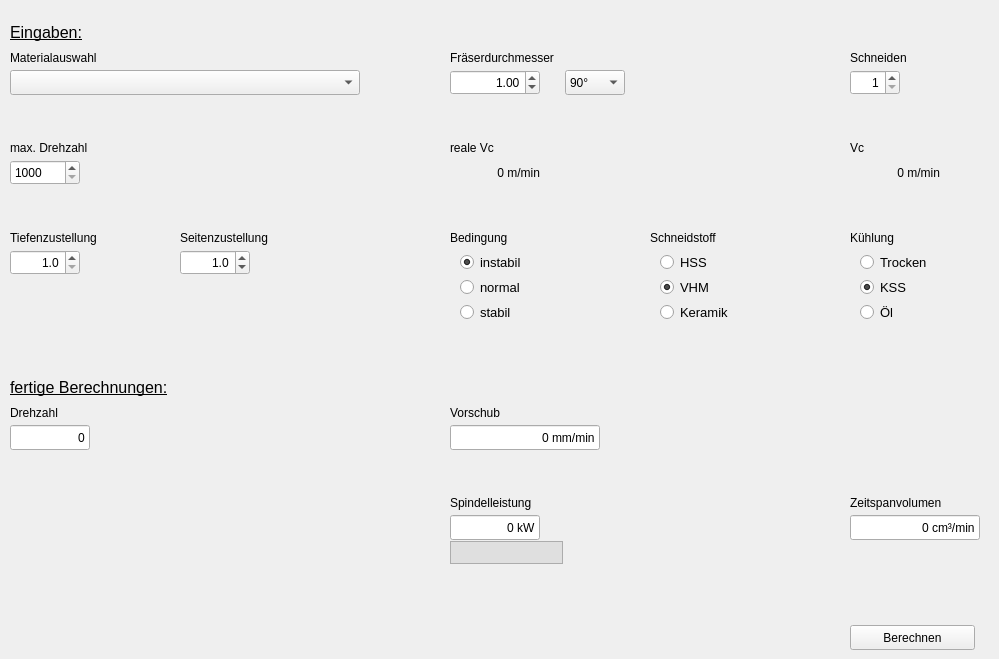
    <widget class="QWidget" name="tab_planfraesen">
     <attribute name="title">
      <string>Planfräsen</string>
     </attribute>
     <widget class="QLineEdit" name="PcOutPlan">
      <property name="geometry">
       <rect>
        <x>450</x>
        <y>515</y>
        <width>90</width>
        <height>25</height>
       </rect>
      </property>
      <property name="text">
       <string>0 kW</string>
      </property>
      <property name="alignment">
       <set>Qt::AlignRight|Qt::AlignTrailing|Qt::AlignVCenter</set>
      </property>
      <property name="readOnly">
       <bool>true</bool>
      </property>
     </widget>
     <widget class="QSpinBox" name="MaxDrehzahlAuswahlPlan">
      <property name="geometry">
       <rect>
        <x>10</x>
        <y>160</y>
        <width>70</width>
        <height>25</height>
       </rect>
      </property>
      <property name="minimum">
       <number>1000</number>
      </property>
      <property name="maximum">
       <number>64000</number>
      </property>
      <property name="value">
       <number>1000</number>
      </property>
     </widget>
     <widget class="QLabel" name="label_70">
      <property name="geometry">
       <rect>
        <x>450</x>
        <y>45</y>
        <width>150</width>
        <height>25</height>
       </rect>
      </property>
      <property name="text">
       <string>Fräserdurchmesser</string>
      </property>
     </widget>
     <widget class="QLabel" name="label_71">
      <property name="geometry">
       <rect>
        <x>850</x>
        <y>135</y>
        <width>50</width>
        <height>25</height>
       </rect>
      </property>
      <property name="text">
       <string>Vc</string>
      </property>
     </widget>
     <widget class="QLineEdit" name="VorschubOutPlan">
      <property name="geometry">
       <rect>
        <x>450</x>
        <y>425</y>
        <width>150</width>
        <height>25</height>
       </rect>
      </property>
      <property name="text">
       <string>0 mm/min</string>
      </property>
      <property name="alignment">
       <set>Qt::AlignRight|Qt::AlignTrailing|Qt::AlignVCenter</set>
      </property>
      <property name="readOnly">
       <bool>true</bool>
      </property>
     </widget>
     <widget class="QPushButton" name="BtnCalcPlan">
      <property name="geometry">
       <rect>
        <x>850</x>
        <y>625</y>
        <width>125</width>
        <height>25</height>
       </rect>
      </property>
      <property name="text">
       <string>Berechnen</string>
      </property>
      <property name="checkable">
       <bool>false</bool>
      </property>
      <property name="checked">
       <bool>false</bool>
      </property>
     </widget>
     <widget class="QGroupBox" name="groupBox_5">
      <property name="geometry">
       <rect>
        <x>850</x>
        <y>250</y>
        <width>120</width>
        <height>80</height>
       </rect>
      </property>
      <property name="autoFillBackground">
       <bool>false</bool>
      </property>
      <property name="styleSheet">
       <string notr="true">border: none</string>
      </property>
      <property name="title">
       <string/>
      </property>
      <widget class="QRadioButton" name="TrockenPlan">
       <property name="geometry">
        <rect>
         <x>10</x>
         <y>0</y>
         <width>90</width>
         <height>25</height>
        </rect>
       </property>
       <property name="font">
        <font>
         <family>Arial</family>
         <pointsize>10</pointsize>
        </font>
       </property>
       <property name="text">
        <string>Trocken</string>
       </property>
       <property name="checked">
        <bool>false</bool>
       </property>
      </widget>
      <widget class="QRadioButton" name="KssPlan">
       <property name="geometry">
        <rect>
         <x>10</x>
         <y>25</y>
         <width>90</width>
         <height>25</height>
        </rect>
       </property>
       <property name="font">
        <font>
         <family>Arial</family>
         <pointsize>10</pointsize>
        </font>
       </property>
       <property name="text">
        <string>KSS</string>
       </property>
       <property name="checked">
        <bool>true</bool>
       </property>
      </widget>
      <widget class="QRadioButton" name="OilPlan">
       <property name="geometry">
        <rect>
         <x>10</x>
         <y>50</y>
         <width>90</width>
         <height>25</height>
        </rect>
       </property>
       <property name="font">
        <font>
         <family>Arial</family>
         <pointsize>10</pointsize>
        </font>
       </property>
       <property name="text">
        <string>Öl</string>
       </property>
      </widget>
     </widget>
     <widget class="QLabel" name="label_73">
      <property name="geometry">
       <rect>
        <x>450</x>
        <y>400</y>
        <width>100</width>
        <height>25</height>
       </rect>
      </property>
      <property name="text">
       <string>Vorschub</string>
      </property>
     </widget>
     <widget class="QLabel" name="label_74">
      <property name="geometry">
       <rect>
        <x>10</x>
        <y>45</y>
        <width>150</width>
        <height>25</height>
       </rect>
      </property>
      <property name="text">
       <string>Materialauswahl</string>
      </property>
     </widget>
     <widget class="QLabel" name="label_75">
      <property name="geometry">
       <rect>
        <x>650</x>
        <y>225</y>
        <width>100</width>
        <height>25</height>
       </rect>
      </property>
      <property name="text">
       <string>Schneidstoff</string>
      </property>
     </widget>
     <widget class="QComboBox" name="MaterialAuswahlPlan">
      <property name="geometry">
       <rect>
        <x>10</x>
        <y>70</y>
        <width>350</width>
        <height>25</height>
       </rect>
      </property>
      <property name="maxVisibleItems">
       <number>25</number>
      </property>
     </widget>
     <widget class="QLabel" name="label_77">
      <property name="geometry">
       <rect>
        <x>850</x>
        <y>490</y>
        <width>140</width>
        <height>25</height>
       </rect>
      </property>
      <property name="text">
       <string>Zeitspanvolumen</string>
      </property>
     </widget>
     <widget class="QGroupBox" name="groupBox_6">
      <property name="geometry">
       <rect>
        <x>450</x>
        <y>250</y>
        <width>120</width>
        <height>80</height>
       </rect>
      </property>
      <property name="autoFillBackground">
       <bool>false</bool>
      </property>
      <property name="styleSheet">
       <string notr="true">border: none</string>
      </property>
      <property name="title">
       <string/>
      </property>
      <widget class="QRadioButton" name="BeInstabilPlan">
       <property name="geometry">
        <rect>
         <x>10</x>
         <y>0</y>
         <width>90</width>
         <height>25</height>
        </rect>
       </property>
       <property name="font">
        <font>
         <family>Arial</family>
         <pointsize>10</pointsize>
        </font>
       </property>
       <property name="text">
        <string>instabil</string>
       </property>
       <property name="checked">
        <bool>true</bool>
       </property>
      </widget>
      <widget class="QRadioButton" name="BeNormalPlan">
       <property name="geometry">
        <rect>
         <x>10</x>
         <y>25</y>
         <width>90</width>
         <height>25</height>
        </rect>
       </property>
       <property name="font">
        <font>
         <family>Arial</family>
         <pointsize>10</pointsize>
        </font>
       </property>
       <property name="text">
        <string>normal</string>
       </property>
      </widget>
      <widget class="QRadioButton" name="BeStabilPlan">
       <property name="geometry">
        <rect>
         <x>10</x>
         <y>50</y>
         <width>90</width>
         <height>25</height>
        </rect>
       </property>
       <property name="font">
        <font>
         <family>Arial</family>
         <pointsize>10</pointsize>
        </font>
       </property>
       <property name="text">
        <string>stabil</string>
       </property>
      </widget>
     </widget>
     <widget class="QLabel" name="label_78">
      <property name="geometry">
       <rect>
        <x>850</x>
        <y>45</y>
        <width>100</width>
        <height>25</height>
       </rect>
      </property>
      <property name="text">
       <string>Schneiden</string>
      </property>
     </widget>
     <widget class="QLabel" name="label_79">
      <property name="geometry">
       <rect>
        <x>450</x>
        <y>490</y>
        <width>150</width>
        <height>25</height>
       </rect>
      </property>
      <property name="text">
       <string>Spindelleistung</string>
      </property>
     </widget>
     <widget class="QLineEdit" name="QOutPlan">
      <property name="geometry">
       <rect>
        <x>850</x>
        <y>515</y>
        <width>130</width>
        <height>25</height>
       </rect>
      </property>
      <property name="text">
       <string>0 cm³/min</string>
      </property>
      <property name="alignment">
       <set>Qt::AlignRight|Qt::AlignTrailing|Qt::AlignVCenter</set>
      </property>
      <property name="readOnly">
       <bool>true</bool>
      </property>
     </widget>
     <widget class="QDoubleSpinBox" name="ApAuswahlPlan">
      <property name="geometry">
       <rect>
        <x>10</x>
        <y>250</y>
        <width>70</width>
        <height>25</height>
       </rect>
      </property>
      <property name="alignment">
       <set>Qt::AlignRight|Qt::AlignTrailing|Qt::AlignVCenter</set>
      </property>
      <property name="decimals">
       <number>1</number>
      </property>
      <property name="minimum">
       <double>1.000000000000000</double>
      </property>
      <property name="value">
       <double>1.000000000000000</double>
      </property>
     </widget>
     <widget class="QLabel" name="label_80">
      <property name="geometry">
       <rect>
        <x>10</x>
        <y>20</y>
        <width>100</width>
        <height>25</height>
       </rect>
      </property>
      <property name="font">
       <font>
        <family>Arial</family>
        <pointsize>12</pointsize>
        <underline>true</underline>
       </font>
      </property>
      <property name="text">
       <string>Eingaben:</string>
      </property>
     </widget>
     <widget class="QLabel" name="label_81">
      <property name="geometry">
       <rect>
        <x>10</x>
        <y>375</y>
        <width>175</width>
        <height>25</height>
       </rect>
      </property>
      <property name="font">
       <font>
        <family>Arial</family>
        <pointsize>12</pointsize>
        <underline>true</underline>
       </font>
      </property>
      <property name="text">
       <string>fertige Berechnungen:</string>
      </property>
     </widget>
     <widget class="QLabel" name="label_82">
      <property name="geometry">
       <rect>
        <x>850</x>
        <y>225</y>
        <width>120</width>
        <height>25</height>
       </rect>
      </property>
      <property name="text">
       <string>Kühlung</string>
      </property>
     </widget>
     <widget class="QLabel" name="label_83">
      <property name="geometry">
       <rect>
        <x>10</x>
        <y>225</y>
        <width>150</width>
        <height>25</height>
       </rect>
      </property>
      <property name="text">
       <string>Tiefenzustellung</string>
      </property>
     </widget>
     <widget class="QLabel" name="label_84">
      <property name="geometry">
       <rect>
        <x>450</x>
        <y>225</y>
        <width>100</width>
        <height>25</height>
       </rect>
      </property>
      <property name="text">
       <string>Bedingung</string>
      </property>
     </widget>
     <widget class="QSpinBox" name="SchneidenAuswahlPlan">
      <property name="geometry">
       <rect>
        <x>850</x>
        <y>70</y>
        <width>50</width>
        <height>25</height>
       </rect>
      </property>
      <property name="alignment">
       <set>Qt::AlignRight|Qt::AlignTrailing|Qt::AlignVCenter</set>
      </property>
      <property name="minimum">
       <number>1</number>
      </property>
      <property name="maximum">
       <number>24</number>
      </property>
      <property name="value">
       <number>1</number>
      </property>
     </widget>
     <widget class="QLabel" name="label_85">
      <property name="geometry">
       <rect>
        <x>450</x>
        <y>135</y>
        <width>100</width>
        <height>25</height>
       </rect>
      </property>
      <property name="text">
       <string>reale Vc</string>
      </property>
     </widget>
     <widget class="QLabel" name="label_86">
      <property name="geometry">
       <rect>
        <x>10</x>
        <y>400</y>
        <width>100</width>
        <height>25</height>
       </rect>
      </property>
      <property name="text">
       <string>Drehzahl</string>
      </property>
     </widget>
     <widget class="QLineEdit" name="DrehzahlOutPlan">
      <property name="geometry">
       <rect>
        <x>10</x>
        <y>425</y>
        <width>80</width>
        <height>25</height>
       </rect>
      </property>
      <property name="text">
       <string>0</string>
      </property>
      <property name="alignment">
       <set>Qt::AlignRight|Qt::AlignTrailing|Qt::AlignVCenter</set>
      </property>
      <property name="readOnly">
       <bool>true</bool>
      </property>
     </widget>
     <widget class="QLabel" name="label_87">
      <property name="geometry">
       <rect>
        <x>10</x>
        <y>135</y>
        <width>150</width>
        <height>25</height>
       </rect>
      </property>
      <property name="text">
       <string>max. Drehzahl</string>
      </property>
     </widget>
     <widget class="QDoubleSpinBox" name="FraeserdurchmesserAuswahlPlan">
      <property name="geometry">
       <rect>
        <x>450</x>
        <y>70</y>
        <width>90</width>
        <height>25</height>
       </rect>
      </property>
      <property name="alignment">
       <set>Qt::AlignRight|Qt::AlignTrailing|Qt::AlignVCenter</set>
      </property>
      <property name="minimum">
       <double>0.010000000000000</double>
      </property>
      <property name="maximum">
       <double>160.990000000000009</double>
      </property>
      <property name="value">
       <double>1.000000000000000</double>
      </property>
     </widget>
     <widget class="QGroupBox" name="groupBox_7">
      <property name="geometry">
       <rect>
        <x>650</x>
        <y>250</y>
        <width>120</width>
        <height>80</height>
       </rect>
      </property>
      <property name="autoFillBackground">
       <bool>false</bool>
      </property>
      <property name="styleSheet">
       <string notr="true">border: none
</string>
      </property>
      <property name="title">
       <string/>
      </property>
      <widget class="QRadioButton" name="SchnHssPlan">
       <property name="geometry">
        <rect>
         <x>10</x>
         <y>0</y>
         <width>90</width>
         <height>25</height>
        </rect>
       </property>
       <property name="font">
        <font>
         <family>Arial</family>
         <pointsize>10</pointsize>
        </font>
       </property>
       <property name="text">
        <string>HSS</string>
       </property>
       <property name="checked">
        <bool>false</bool>
       </property>
      </widget>
      <widget class="QRadioButton" name="SchnVhmPlan">
       <property name="geometry">
        <rect>
         <x>10</x>
         <y>25</y>
         <width>90</width>
         <height>25</height>
        </rect>
       </property>
       <property name="font">
        <font>
         <family>Arial</family>
         <pointsize>10</pointsize>
        </font>
       </property>
       <property name="text">
        <string>VHM</string>
       </property>
       <property name="checked">
        <bool>true</bool>
       </property>
      </widget>
      <widget class="QRadioButton" name="SchnKeramikPlan">
       <property name="geometry">
        <rect>
         <x>10</x>
         <y>50</y>
         <width>90</width>
         <height>25</height>
        </rect>
       </property>
       <property name="font">
        <font>
         <family>Arial</family>
         <pointsize>10</pointsize>
        </font>
       </property>
       <property name="text">
        <string>Keramik</string>
       </property>
      </widget>
     </widget>
     <widget class="QLabel" name="VcOutPlan">
      <property name="geometry">
       <rect>
        <x>850</x>
        <y>160</y>
        <width>90</width>
        <height>25</height>
       </rect>
      </property>
      <property name="text">
       <string>0 m/min</string>
      </property>
      <property name="alignment">
       <set>Qt::AlignRight|Qt::AlignTrailing|Qt::AlignVCenter</set>
      </property>
     </widget>
     <widget class="QLabel" name="RealVcOutPlan">
      <property name="geometry">
       <rect>
        <x>450</x>
        <y>160</y>
        <width>90</width>
        <height>25</height>
       </rect>
      </property>
      <property name="text">
       <string>0 m/min</string>
      </property>
      <property name="alignment">
       <set>Qt::AlignRight|Qt::AlignTrailing|Qt::AlignVCenter</set>
      </property>
     </widget>
     <widget class="QDoubleSpinBox" name="AeAuswahlPlan">
      <property name="geometry">
       <rect>
        <x>180</x>
        <y>250</y>
        <width>70</width>
        <height>25</height>
       </rect>
      </property>
      <property name="alignment">
       <set>Qt::AlignRight|Qt::AlignTrailing|Qt::AlignVCenter</set>
      </property>
      <property name="decimals">
       <number>1</number>
      </property>
      <property name="minimum">
       <double>0.500000000000000</double>
      </property>
      <property name="value">
       <double>1.000000000000000</double>
      </property>
     </widget>
     <widget class="QLabel" name="label_88">
      <property name="geometry">
       <rect>
        <x>180</x>
        <y>225</y>
        <width>150</width>
        <height>25</height>
       </rect>
      </property>
      <property name="text">
       <string>Seitenzustellung</string>
      </property>
     </widget>
     <widget class="QComboBox" name="SchneidenGeometryPlan">
      <property name="geometry">
       <rect>
        <x>565</x>
        <y>70</y>
        <width>60</width>
        <height>25</height>
       </rect>
      </property>
      <item>
       <property name="text">
        <string>90°</string>
       </property>
      </item>
      <item>
       <property name="text">
        <string>45°</string>
       </property>
      </item>
     </widget>
     <widget class="QProgressBar" name="progressBarPlan">
      <property name="geometry">
       <rect>
        <x>450</x>
        <y>541</y>
        <width>113</width>
        <height>23</height>
       </rect>
      </property>
      <property name="styleSheet">
       <string notr="true">QProgressBar::chunk {
background-color: rgb(0, 179, 0);
width: 1px;
}

QProgressBar {
border: 1px solid #acacac;
border-radius: 0px;
text-align: center;
background: #dfdfdf;
}</string>
      </property>
      <property name="value">
       <number>0</number>
      </property>
      <property name="textVisible">
       <bool>false</bool>
      </property>
      <property name="invertedAppearance">
       <bool>false</bool>
      </property>
      <property name="format">
       <string>%v</string>
      </property>
     </widget>
    </widget>
